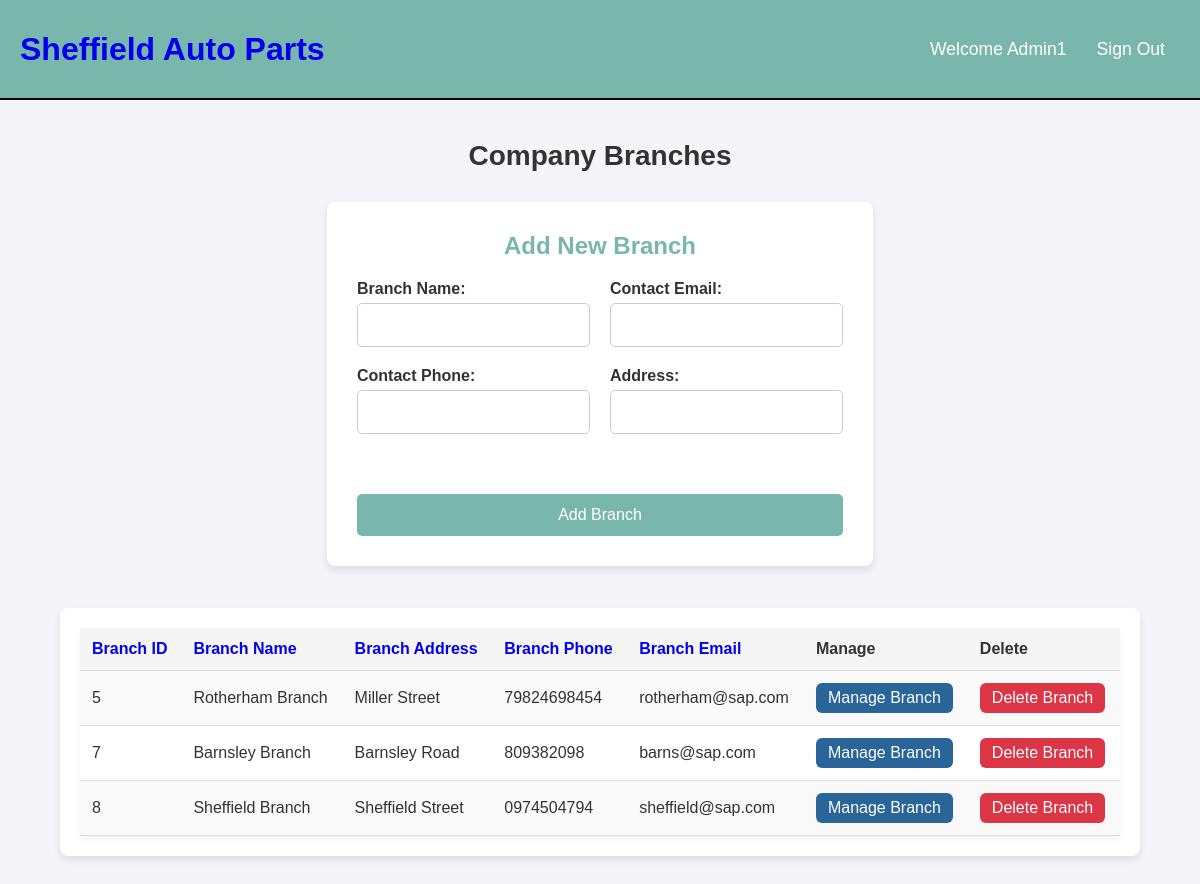
The page /view_branches.php (signed in) on the database its author committed.
### tables this page shows
CREATE TABLE `users` (
  `user_id` int(11) NOT NULL,
  `username` varchar(50) NOT NULL,
  `password` varchar(255) NOT NULL,
  `email` varchar(99) NOT NULL,
  `role` varchar(20) NOT NULL,
  `active` tinyint(1) DEFAULT 1
);

CREATE TABLE `branches` (
  `branch_id` int(11) NOT NULL,
  `branch_name` varchar(255) NOT NULL,
  `branch_address` varchar(255) DEFAULT NULL,
  `branch_phone` varchar(20) DEFAULT NULL,
  `branch_email` varchar(255) DEFAULT NULL,
  `active` tinyint(1) DEFAULT 1
);

### include/functions.php (called while the page is built, shortened)
<?php
function check_login($con){
  if(isset($_SESSION['user_id'])){
    $users_id = $_SESSION['user_id'];
    $check_login_query = "SELECT * FROM users WHERE user_id = '$users_id'";
    $logged_in_result = mysqli_query($con,$check_login_query);
    if($logged_in_result && mysqli_num_rows($logged_in_result) === 1){
      $user_data = mysqli_fetch_assoc($logged_in_result);
      return $user_data;
    }
  }
}
?>

### include/init.php (called while the page is built, shortened)
<?php
include('include/connection.php');
include('include/functions.php');
$user_data = check_login($con);
?>

### view_branches.php (the view, shortened to what this page needs)
<?php
include('include/init.php');
$sort_column = isset($_GET['sort_column']) ? $_GET['sort_column'] : 'branch_id';
$sort_order = isset($_GET['sort_order']) && $_GET['sort_order'] === 'desc' ? 'desc' : 'asc';
$next_sort_order = $sort_order === 'asc' ? 'desc' : 'asc';
$sql = "SELECT branch_id, branch_name, branch_address, branch_phone, branch_email FROM branches
        WHERE active = 1
        ORDER BY $sort_column $sort_order";
$result = $con->query($sql);
?>
<!DOCTYPE html>
<html lang="en">
<head>
    <link rel="stylesheet" href="style/base.css">
    <link rel="stylesheet" href="style/tablelist.css">
</head>
<body>
<?php include('include/header.php')?>
    <div class="page-container">
        <h2 class="page-title">Company Branches</h2>
        <form action="view_branches.php" method="POST" class="adding-form">
            <h3>Add New Branch</h3>
            <div class="form-columns">
                <div class="left-column">
                    <div class="form-box">
                        <label for="branch_name">Branch Name:</label>
                        <input type="text" id="branch_name" name="branch_name" required>
                    </div>
                    <div class="form-box">
                        <label for="branch_phone">Contact Phone:</label>
                        <input type="text" id="branch_phone" name="branch_phone" required>
                    </div>
                </div>
                <div class="right-column">
                    <div class="form-box">
                        <label for="branch_email">Contact Email:</label>
                        <input type="email" id="branch_email" name="branch_email" required>
                    </div>
                    <div class="form-box">
                        <label for="branch_address">Address:</label>
                        <input type="text" id="branch_address" name="branch_address" required>
                    </div>
                </div>
            </div>
            <button type="submit" name="add_branch" class="save-btn">Add Branch</button>
        </form>
        <div class="table-container">
            <table class="inventory-list">
                <thead>
                    <tr>
                        <th><a href="?sort_column=branch_id&sort_order=<?php echo $next_sort_order; ?>">Branch ID</a></th>
                        <th><a href="?sort_column=branch_name&sort_order=<?php echo $next_sort_order; ?>">Branch Name</a></th>
                        <th><a href="?sort_column=branch_address&sort_order=<?php echo $next_sort_order; ?>">Branch Address</a></th>
                        <th><a href="?sort_column=branch_phone&sort_order=<?php echo $next_sort_order; ?>">Branch Phone</a></th>
                        <th><a href="?sort_column=branch_email&sort_order=<?php echo $next_sort_order; ?>">Branch Email</a></th>
                        <th>Manage</th>
                        <th>Delete</th>
                    </tr>
                </thead>
                <tbody>
                    <?php
                    if ($result && $result->num_rows > 0) {
                        while ($row = $result->fetch_assoc()) {
                            echo "<tr>";
                            echo "<td>" . htmlspecialchars($row['branch_id']) . "</td>";
                            echo "<td>" . htmlspecialchars($row['branch_name']) . "</td>";
                            echo "<td>" . htmlspecialchars($row['branch_address']) . "</td>";
                            echo "<td>" . htmlspecialchars($row['branch_phone']) . "</td>";
                            echo "<td>" . htmlspecialchars($row['branch_email']) . "</td>";
                            echo "<td><a href='manage_branches.php?branch_id=" . htmlspecialchars($row['branch_id']) . "' class='manage-btn'>Manage Branch</a></td>";
                            echo "<td><a href='view_branches.php?deactivate_branch_id=" . htmlspecialchars($row['branch_id']) . "' class='remove-btn' onclick='return confirm(\"Are you sure you want to delete this branch?\");'>Delete Branch</a></td>";
                            echo "</tr>";
                        }
                    } else {
                        echo "<tr><td colspan='7'>No branches found.</td></tr>";
                    }
                    ?>
                </tbody>
            </table>
        </div>
    </div>
</body>
</html>

### include/header.php
<link rel="stylesheet" href="style/header.css">
<header>
  <div class="logo">
  <h1 class="logo-text">
    <a href="home.php">
      <span>Sheffield</span> Auto Parts
    </a>
  </h1>
</div>
<ul class="navbar">
  <li><a href="home.php">Welcome <?php echo htmlspecialchars($user_data['username']); ?></a></li>
  <li><a href="logout.php">Sign Out</a></li>
</ul>
</header>

### style/base.css (style rules this page uses)
* { font-family: 'Poppins', sans-serif; margin: 0; padding: 0; box-sizing: border-box; text-decoration: none; }
body { background-color: #f9f9f9; min-height: 100vh; }
.page-container { min-height: 75vh; width: 100%; background-position: center; background-size: cover; position: relative; display: flex; flex-direction: column; margin: 0 auto; padding-top: 0px; justify-content: center; align-items: center; }
.page-title { margin-top: 20px; font-size: 24px; margin-bottom: 20px; text-align: center; }
.form, .adding-form { display: flex; flex-direction: column; max-width: 1000px; margin: 10px auto; padding: 30px; background-color: #ffffff; border-radius: 8px; box-shadow: 0 4px 8px rgba(0, 0, 0, 0.1); justify-content: center; align-items: center; }
.form h3, .adding-form h3 { width: 100%; text-align: center; color: #79B7AC; margin-bottom: 20px; font-size: 24px; font-weight: bold; }
.form-columns { display: flex; justify-content: space-between; margin-bottom: 20px; width: 100%; gap: 20px; }
.left-column, .right-column { display: flex; flex-direction: column; width: 100%; }
.form-box { display: flex; flex-direction: column; margin-bottom: 20px; }
.form-box label { font-weight: bold; margin-bottom: 5px; }
.form-box input, .form-box textarea, .form-box select { padding: 12px; border: 1px solid #ccc; border-radius: 5px; font-size: 16px; width: 100%; box-sizing: border-box; }
.save-btn { display: block; width: 100%; padding: 12px 15px; background-color: #79B7AC; color: white; border: none; border-radius: 5px; cursor: pointer; font-size: 16px; margin-top: 20px; }

### style/tablelist.css (style rules this page uses)
* { font-family: 'Poppins', sans-serif; margin: 0; padding: 0; box-sizing: border-box; text-decoration: none; }
body { background-color: #f4f4f9; color: #333; }
.page-container { min-height: auto; width: 100%; position: relative; display: flex; flex-direction: column; padding-top: 20px; margin: 0 auto; align-items: center; }
.page-title { margin-top: 20px; margin-bottom: 20px; font-size: 28px; font-weight: 600; text-align: center; color: #333; }
.table-container { background-color: #fff; width: 90%; max-width: 1600px; padding: 1.25rem; border-radius: 8px; margin: 2rem auto; box-shadow: 0 4px 8px rgba(0, 0, 0, 0.1); overflow-x: auto; }
.inventory-list { width: 100%; border-collapse: collapse; background-color: #fff; box-shadow: 0 4px 8px rgba(0, 0, 0, 0.05); }
.inventory-list thead { background-color: #f5f5f5; }
.inventory-list th, .inventory-list td { padding: 12px; text-align: left; border-bottom: 1px solid #ddd; }
.inventory-list th { font-weight: bold; background-color: #f5f5f5; color: #333; }
.inventory-list tbody tr { background-color: #fff; }
.inventory-list tbody tr:nth-child(odd) { background-color: #f9f9f9; }
.manage-btn { background-color: #2a6599; display: inline-block; padding: 6px 12px; cursor: pointer; color: white; border: none; border-radius: 6px; font-size: 16px; transition: background-color 0.3s ease; }
.remove-btn { display: inline-block; padding: 6px 12px; cursor: pointer; color: white; background-color: #dc3545; border: none; border-radius: 6px; font-size: 16px; transition: background-color 0.3s ease; }

### style/header.css (style rules this page uses)
header { background: #79B7AC; height: 100px; display: flex; justify-content: space-between; align-items: center; border-bottom: 2px solid black; color: white; padding: 0 20px; }
header .logo { max-height: 80px; display: flex; align-items: center; color: white; }
header .navbar { display: flex; align-items: center; }
header ul { margin: 20; padding: 20; list-style: none; display: flex; color: white; }
header ul li { position: relative; }
header ul li a { display: block; padding: 20px 15px; font-size: 1.1em; color: white; text-decoration: none; border-radius: 4px; }

### rows shown on the page
users: username "Admin1"
branches: branch_id "5", branch_name "Rotherham Branch", branch_address "Miller Street", branch_phone "79824698454", branch_email "rotherham@sap.com"
branches: branch_id "7", branch_name "Barnsley Branch", branch_address "Barnsley Road", branch_phone "809382098", branch_email "barns@sap.com"
branches: branch_id "8", branch_name "Sheffield Branch", branch_address "Sheffield Street", branch_phone "0974504794", branch_email "sheffield@sap.com"
